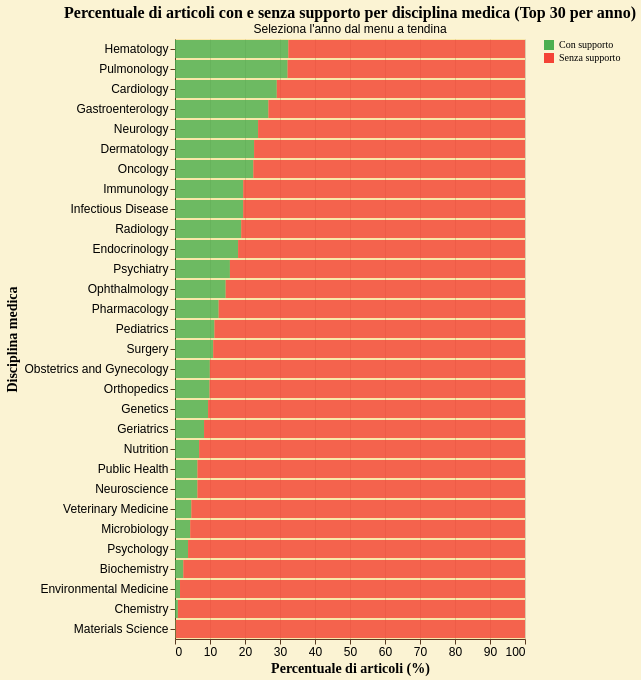

Express this chart as Vega-Lite.
### Vega-Lite specification from a JSON file in a GitHub repository (floating-point values rounded to 4 significant figures; data arrays with more than 128 entries replaced by an {"elided": "..."} marker saying what was removed)
{"config": {"background": "#fbf3d3", "view": {"stroke": "transparent", "width": 350, "height": 250, "fill": "#f8e7a9", "strokeWidth": 0}, "axis": {"domainColor": "#5a3921", "gridColor": "#5a3921", "gridOpacity": 0.2, "tickColor": "#5a3921", "labelColor": "black", "titleColor": "black", "titleFont": "EB Garamond", "labelFontSize": 12, "titleFontSize": 14}, "legend": {"labelColor": "black", "titleColor": "black", "labelFont": "EB Garamond", "titleFont": "EB Garamond"}, "title": {"color": "black", "font": "EB Garamond", "fontSize": 16}, "mark": {"color": "#6b4a32", "opacity": 0.8}, "bar": {"color": "#6b4a32", "opacity": 0.8}, "line": {"color": "#6b4a32", "opacity": 0.8}, "area": {"color": "#6b4a32", "opacity": 0.8}, "point": {"color": "#6b4a32", "opacity": 0.8}}, "data": {"name": "data-ac9f4f13b856b02e6225abbe0428c235"}, "mark": {"type": "bar"}, "encoding": {"color": {"field": "funding_status_it", "scale": {"domain": ["Con supporto", "Senza supporto"], "range": ["#4CAF50", "#F44336"]}, "title": null, "type": "nominal"}, "tooltip": [{"field": "medgemma_extraction", "title": "Disciplina medica", "type": "nominal"}, {"field": "funding_status_it", "type": "nominal"}, {"field": "conteggio", "title": "Numero di articoli", "type": "quantitative"}, {"field": "percentuale", "format": ".1f", "title": "Percentuale (%)", "type": "quantitative"}, {"field": "totale", "title": "Totale articoli", "type": "quantitative"}], "x": {"field": "percentuale", "scale": {"domain": [0, 100]}, "title": "Percentuale di articoli (%)", "type": "quantitative"}, "y": {"field": "medgemma_extraction", "sort": {"field": "percentuale_supporto", "order": "descending"}, "title": "Disciplina medica", "type": "nominal"}}, "height": 600, "params": [{"name": "year_selection", "bind": {"input": "select", "options": [2017, 2018, 2019, 2020, 2021, 2022, 2023, 2024], "name": "Anno: "}, "value": 2024}], "title": {"text": ["Percentuale di articoli con e senza supporto per disciplina medica (Top 30 per anno)"], "subtitle": ["Seleziona l'anno dal menu a tendina"]}, "transform": [{"filter": "datum.Anno == year_selection"}], "width": "container", "$schema": "https://vega.github.io/schema/vega-lite/v5.20.1.json", "datasets": {"data-ac9f4f13b856b02e6225abbe0428c235": {"elided": "479 records"}}}
